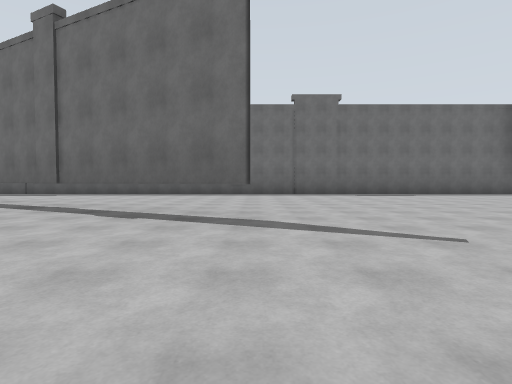
view 1 (above)

24 first-person views from a walk through a Gazebo world. The camera is 1.2 m above the floor, tilts 2° down and sees 80° across. The floor is counted in squares, 4 m on a side. Each view is taken from the middle of a square. On the plan, view 1 faces up. The plan holds only what a view shows up to about 9 squares ahead; the rest is blank.

view 2
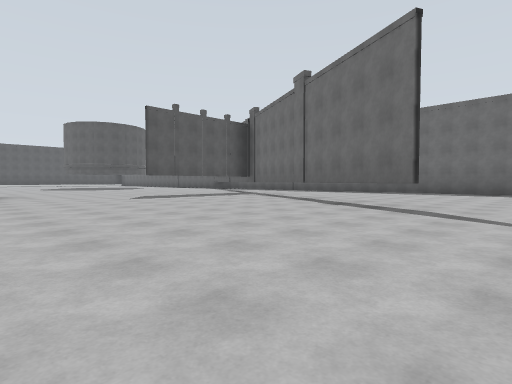

view 3
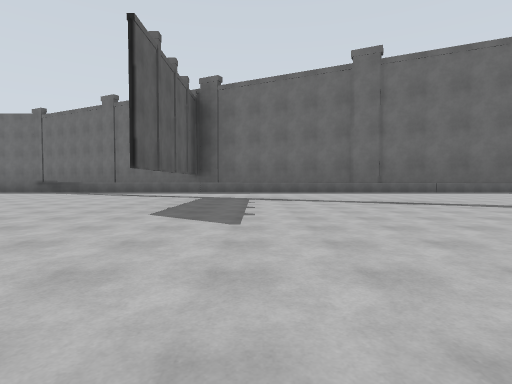

view 4
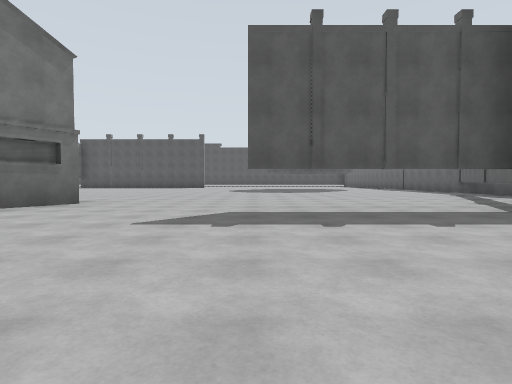

view 5
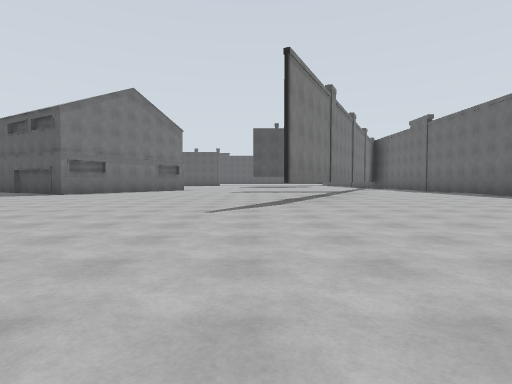

view 6
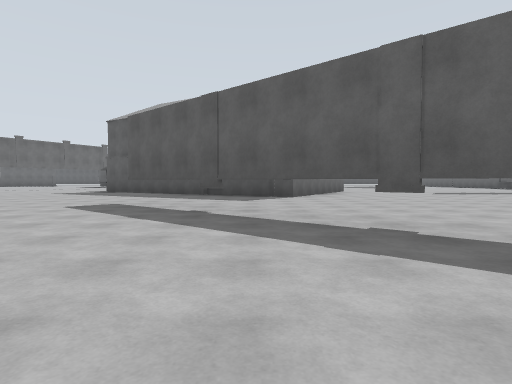

view 7
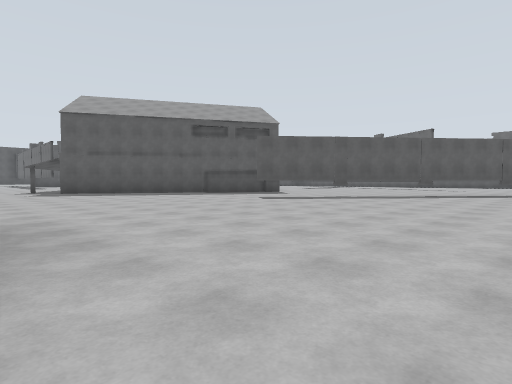

view 8
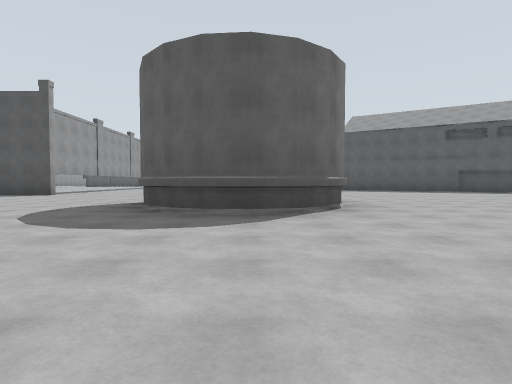

view 9
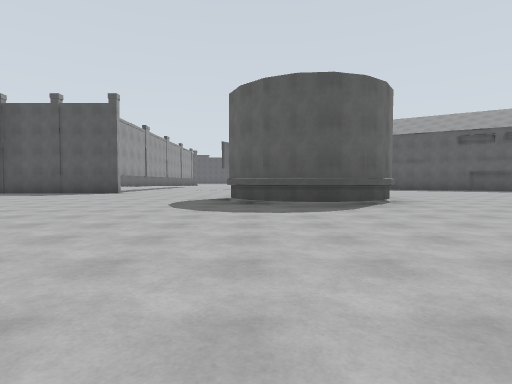

view 10
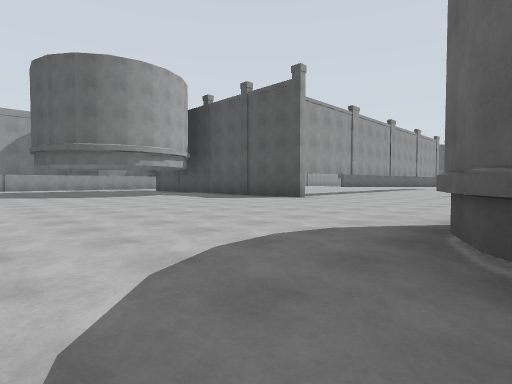

view 11
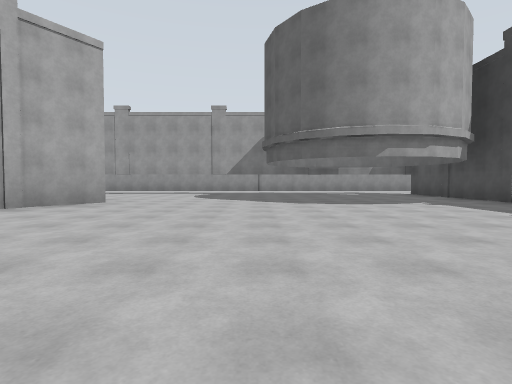

view 12
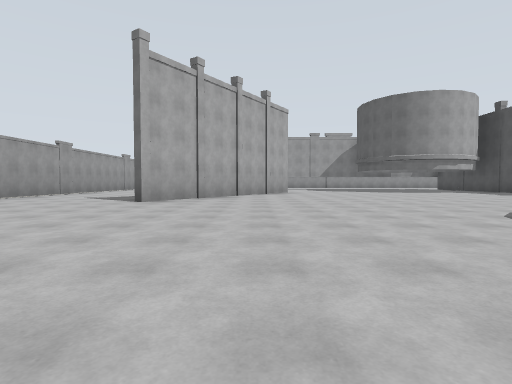

view 13
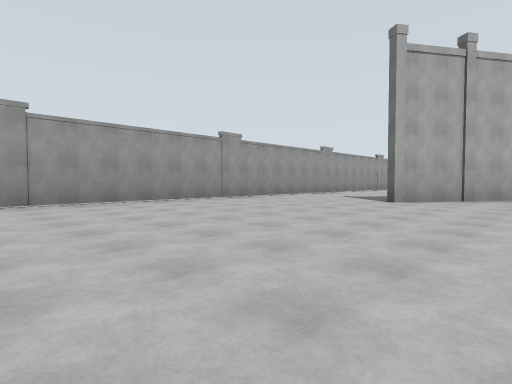

view 14
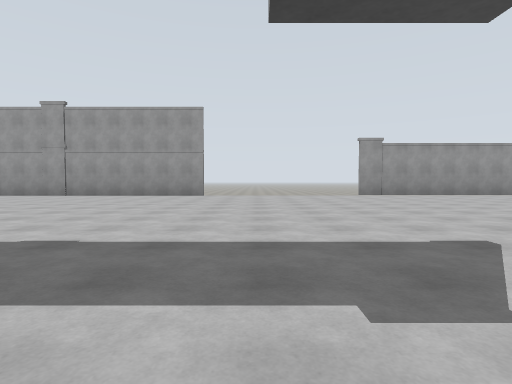

view 15
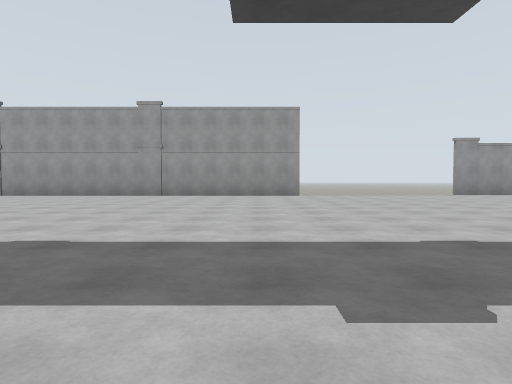

view 16
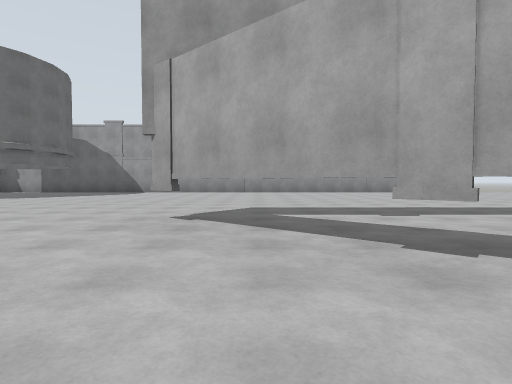

view 17
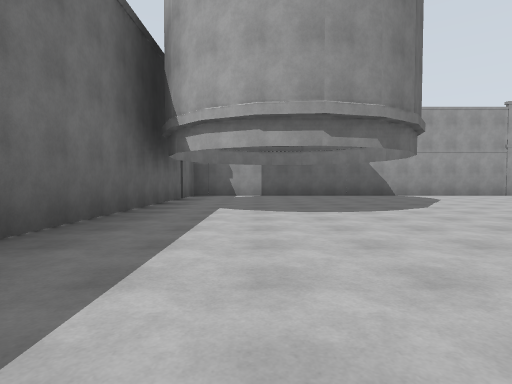

view 18
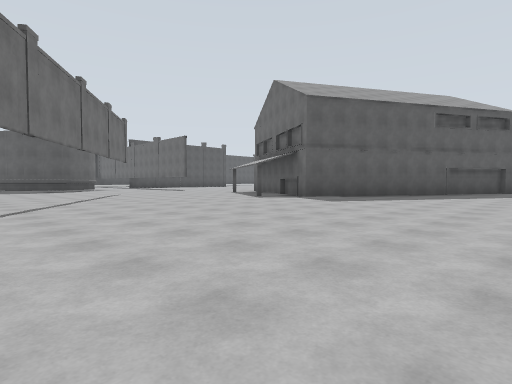

view 19
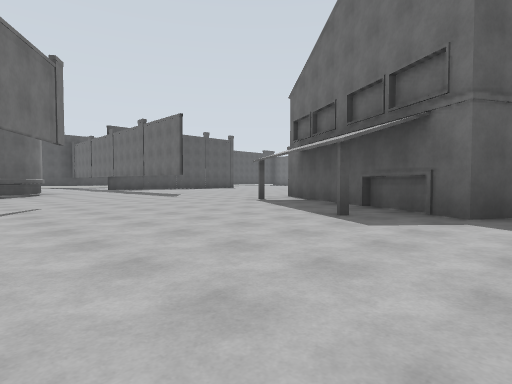

view 20
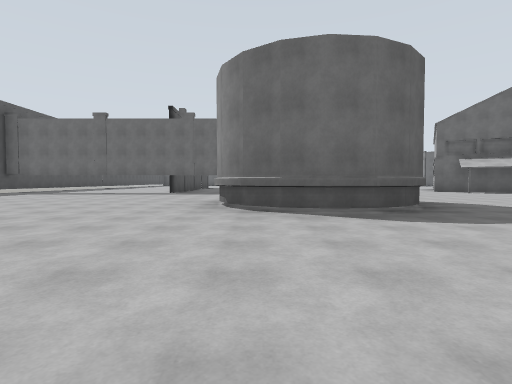

view 21
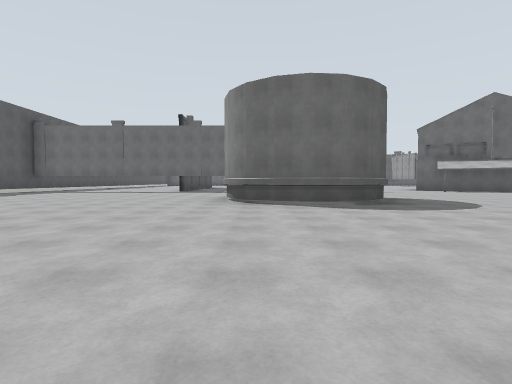

view 22
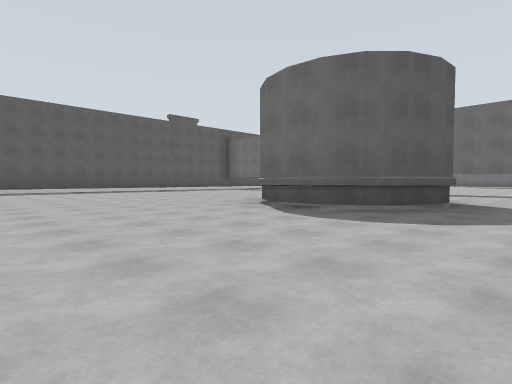

view 23
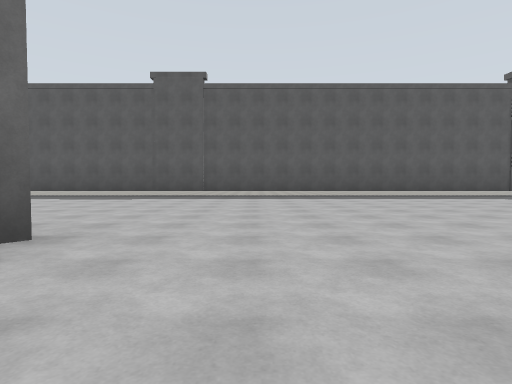

view 24
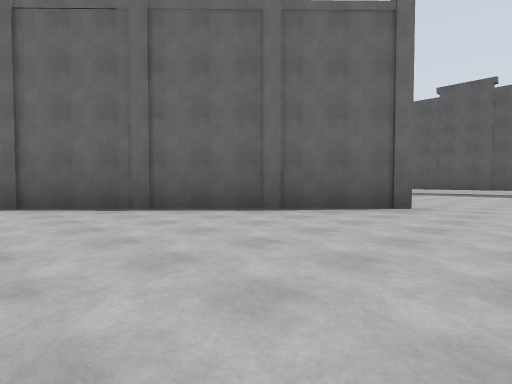

### Floor plan
Key: @ floor where view 1 was taken; # wall or solid block; . floor; v drop or lower ground; T thing the floor can be seen under or through.
Columns run from 21 left of view 1 to 10 right of it. Each row starts with its distance up from view 1.
  8           ## ##################
  7            .#..................#
  6            ..#T................#
  5            ....TT..............#
  4            .....TTT............#
  3            .....T..TT..........#
  2            .....T....T.........#
  1            ....................#
  0            ..........@..#......#
 -1            ....##......T.......#
 -2            ..   ##....T........#
 -3                  ##..T.........#
 -4         ....    ##..T..........#
 -5      #  .....## #..............#
 -6  #   #   #..#.###..............
 -7 #...............#..............
 -8 #..............#...............
 -9 #...... #.............#........
-10 #......###..........  ##.......#
-11 #......##...........  ##.......#
-12 #..........   .................#
-13 #..........    ................#
-14 #..........    ............#...#
-15 #.........         #......##...#
-16 #.....##..         #......#  ..#
-17 #...   ##.         #......#  ..#
-18 #..     #.         #......     #
-19 v#                 #.......
-20                    #  #   #
-21                    ........
-22                        .
-23                        #

Positions as (right, up) in squares from view 1, and headings:
1: (0, 0), facing up
2: (1, -1), facing up-left
3: (-4, -1), facing up
4: (-2, 2), facing left
5: (4, 2), facing left
6: (3, -3), facing left
7: (3, -9), facing up-left
8: (5, -10), facing left
9: (6, -11), facing left
10: (3, -11), facing down-left
11: (2, -13), facing down
12: (5, -9), facing down
13: (5, -9), facing down-right
14: (3, -7), facing right
15: (3, -5), facing right
16: (1, 0), facing right
17: (3, 6), facing right
18: (-2, -12), facing up-left
19: (-5, -10), facing up-left
20: (-14, -14), facing up
21: (-14, -15), facing up
22: (-11, -14), facing up-left
23: (-14, -14), facing left
24: (-12, -14), facing down-left
